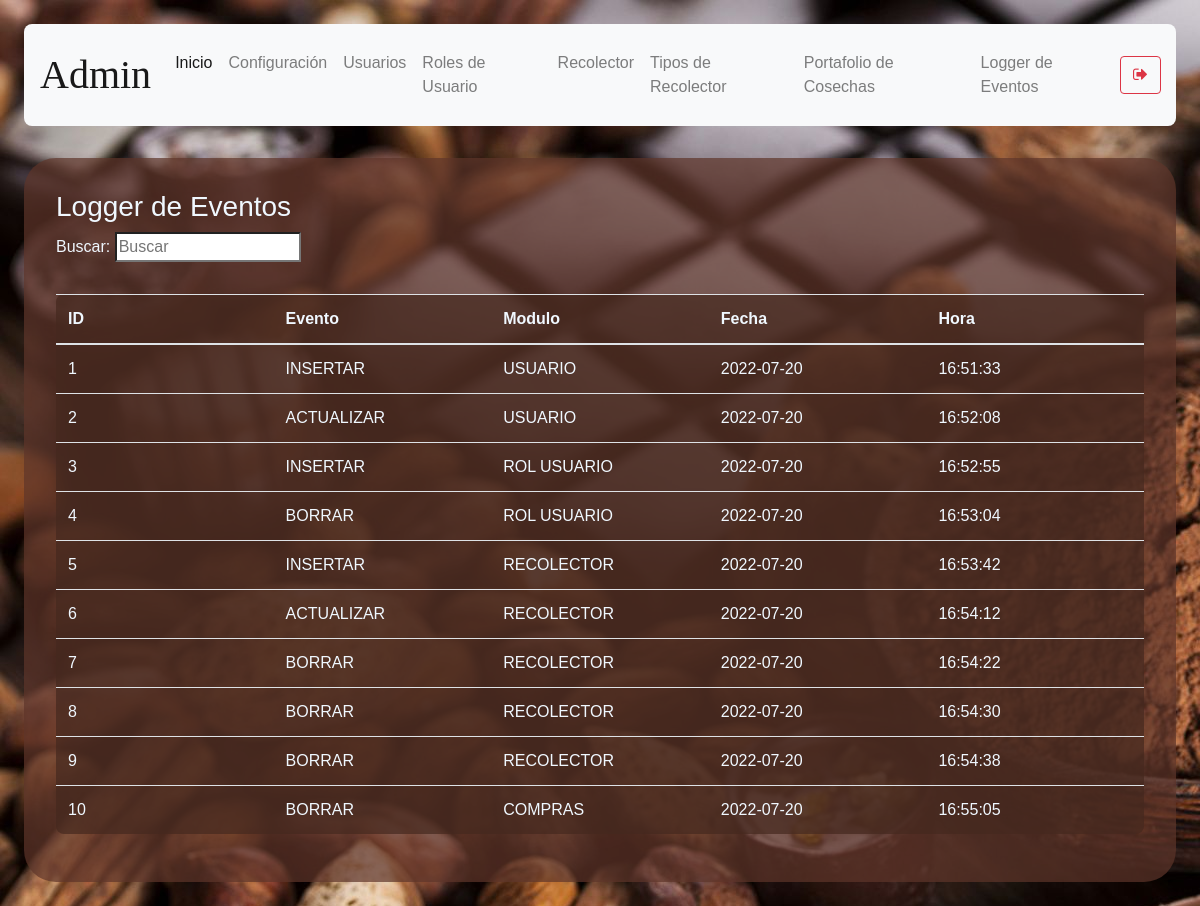
The app's page /logger (signed in) with its own data.
### models/logger.py (models this page shows, shortened)
class Logger(db.Model):
    __tablename__ = 'logger'
    id = db.Column( db.Integer, primary_key = True )
    event = db.Column(db.String(50), nullable = False)
    module = db.Column(db.String(50), nullable = False)
    date = db.Column( db.Date, nullable=False, default= strftime("%Y-%m-%d", gmtime() ) )
    time = db.Column( db.String(20), nullable=False, default= strftime("%H:%M:%S", gmtime() ) )

### routes/logger.py (the view)
@app.route('/logger')
def index():
    if( not verify_permissions(session, User, allowed_rols) ):
        return redirect(url_for('auth.index'))
    registers = Logger.query.all()
    return render_template("logger.html", registers=registers)

### models/user.py (called while the page is built)
    def get_user_rol_by_username( self, username ):
        user_rol_id = User.query.filter_by(username = username).first().user_rol_id
        user_rol = User_rol.query.get(user_rol_id).description
        return user_rol

### utils/functions.py (called while the page is built)
def verify_permissions(session, User, allowed=['admin']):
    return 'username' in session and \
    ( allowed == 'all' or User.get_user_rol_by_username(User, session['username']) in allowed)

### templates/logger.html
{% extends 'base.html' %}
{% block content %}
<h3>Logger de Eventos</h3>
<p>
    Buscar: <input id ="search-bar" onkeyup="searchEngine()" type="search" name="busqueda" placeholder="Buscar">
</p>
<table class="table content-table fixed-table">
    <thead>
        <th>ID</th>
        <th>Evento</th>
        <th>Modulo</th>
        <th>Fecha</th>
        <th>Hora</th>
    </thead>
    <tbody id = table-body-data>
    {% for register in registers %}
    <tr>
        <td>{{ register.id }}</td>
        <td>{{ register.event }}</td>
        <td>{{ register.module }}</td>
        <td>{{ register.date }}</td>
        <td>{{ register.time }}</td>
    </tr>
    {% endfor %}
    </tbody>
</table>
{% endblock %}

### static/styles/main.css (style rules this page uses)
body { background-color:aliceblue; background-image: url("../media/2316549.jpg"); margin: 2%; font-family: 'Gill Sans', 'Gill Sans MT', Calibri, 'Trebuchet MS', sans-serif; }
.content-table { background-color: rgba(69, 40, 31, 0.7); padding: 2em; color:aliceblue; margin-top: 2em; border-radius: .5em; }
table { width:100%; table-layout:fixed; }
td { word-wrap:break-word; }

### records on screen
Logger: id "1", event "INSERTAR", module "USUARIO", date "2022-07-20", time "16:51:33"
Logger: id "2", event "ACTUALIZAR", module "USUARIO", date "2022-07-20", time "16:52:08"
Logger: id "3", event "INSERTAR", module "ROL USUARIO", date "2022-07-20", time "16:52:55"
Logger: id "4", event "BORRAR", module "ROL USUARIO", date "2022-07-20", time "16:53:04"
Logger: id "5", event "INSERTAR", module "RECOLECTOR", date "2022-07-20", time "16:53:42"
Logger: id "6", event "ACTUALIZAR", module "RECOLECTOR", date "2022-07-20", time "16:54:12"
Logger: id "7", event "BORRAR", module "RECOLECTOR", date "2022-07-20", time "16:54:22"
Logger: id "8", event "BORRAR", module "RECOLECTOR", date "2022-07-20", time "16:54:30"
Logger: id "9", event "BORRAR", module "RECOLECTOR", date "2022-07-20", time "16:54:38"
Logger: id "10", event "BORRAR", module "COMPRAS", date "2022-07-20", time "16:55:05"

### other values on screen
{{ session['username'] }} "Admin"
